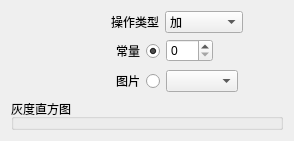
                  <widget class="QWidget" name="page_ImageOperation">
                   <layout class="QVBoxLayout" name="verticalLayout_21" stretch="0,0,0,9">
                    <item>
                     <layout class="QHBoxLayout" name="horizontalLayout_25">
                      <item>
                       <spacer name="horizontalSpacer_35">
                        <property name="orientation">
                         <enum>Qt::Horizontal</enum>
                        </property>
                        <property name="sizeType">
                         <enum>QSizePolicy::Fixed</enum>
                        </property>
                        <property name="sizeHint" stdset="0">
                         <size>
                          <width>100</width>
                          <height>20</height>
                         </size>
                        </property>
                       </spacer>
                      </item>
                      <item>
                       <widget class="QLabel" name="label_16">
                        <property name="layoutDirection">
                         <enum>Qt::RightToLeft</enum>
                        </property>
                        <property name="text">
                         <string>操作类型</string>
                        </property>
                        <property name="alignment">
                         <set>Qt::AlignRight|Qt::AlignTrailing|Qt::AlignVCenter</set>
                        </property>
                       </widget>
                      </item>
                      <item>
                       <widget class="QComboBox" name="operation_combox">
                        <item>
                         <property name="text">
                          <string>加</string>
                         </property>
                        </item>
                        <item>
                         <property name="text">
                          <string>减</string>
                         </property>
                        </item>
                        <item>
                         <property name="text">
                          <string>乘</string>
                         </property>
                        </item>
                        <item>
                         <property name="text">
                          <string>除</string>
                         </property>
                        </item>
                        <item>
                         <property name="text">
                          <string>与</string>
                         </property>
                        </item>
                        <item>
                         <property name="text">
                          <string>或</string>
                         </property>
                        </item>
                        <item>
                         <property name="text">
                          <string>与非</string>
                         </property>
                        </item>
                        <item>
                         <property name="text">
                          <string>或非</string>
                         </property>
                        </item>
                        <item>
                         <property name="text">
                          <string>绝对差值</string>
                         </property>
                        </item>
                        <item>
                         <property name="text">
                          <string>平均值</string>
                         </property>
                        </item>
                        <item>
                         <property name="text">
                          <string>最小值</string>
                         </property>
                        </item>
                        <item>
                         <property name="text">
                          <string>最大值</string>
                         </property>
                        </item>
                       </widget>
                      </item>
                      <item>
                       <spacer name="horizontalSpacer_36">
                        <property name="orientation">
                         <enum>Qt::Horizontal</enum>
                        </property>
                        <property name="sizeHint" stdset="0">
                         <size>
                          <width>40</width>
                          <height>20</height>
                         </size>
                        </property>
                       </spacer>
                      </item>
                     </layout>
                    </item>
                    <item>
                     <layout class="QHBoxLayout" name="horizontalLayout_26">
                      <item>
                       <spacer name="horizontalSpacer_37">
                        <property name="orientation">
                         <enum>Qt::Horizontal</enum>
                        </property>
                        <property name="sizeType">
                         <enum>QSizePolicy::Fixed</enum>
                        </property>
                        <property name="sizeHint" stdset="0">
                         <size>
                          <width>100</width>
                          <height>20</height>
                         </size>
                        </property>
                       </spacer>
                      </item>
                      <item>
                       <widget class="QRadioButton" name="operation_radioButton_number">
                        <property name="layoutDirection">
                         <enum>Qt::RightToLeft</enum>
                        </property>
                        <property name="text">
                         <string>常量</string>
                        </property>
                        <property name="checked">
                         <bool>true</bool>
                        </property>
                       </widget>
                      </item>
                      <item>
                       <widget class="QSpinBox" name="operation_spinBox">
                        <property name="minimum">
                         <number>0</number>
                        </property>
                        <property name="maximum">
                         <number>255</number>
                        </property>
                       </widget>
                      </item>
                      <item>
                       <spacer name="horizontalSpacer_38">
                        <property name="orientation">
                         <enum>Qt::Horizontal</enum>
                        </property>
                        <property name="sizeHint" stdset="0">
                         <size>
                          <width>40</width>
                          <height>20</height>
                         </size>
                        </property>
                       </spacer>
                      </item>
                     </layout>
                    </item>
                    <item>
                     <layout class="QHBoxLayout" name="horizontalLayout_27">
                      <item>
                       <spacer name="horizontalSpacer_39">
                        <property name="orientation">
                         <enum>Qt::Horizontal</enum>
                        </property>
                        <property name="sizeType">
                         <enum>QSizePolicy::Fixed</enum>
                        </property>
                        <property name="sizeHint" stdset="0">
                         <size>
                          <width>100</width>
                          <height>20</height>
                         </size>
                        </property>
                       </spacer>
                      </item>
                      <item>
                       <widget class="QRadioButton" name="operation_radioButton_image">
                        <property name="layoutDirection">
                         <enum>Qt::RightToLeft</enum>
                        </property>
                        <property name="text">
                         <string>图片</string>
                        </property>
                       </widget>
                      </item>
                      <item>
                       <widget class="QComboBox" name="operation_comboBox_image"/>
                      </item>
                      <item>
                       <spacer name="horizontalSpacer_40">
                        <property name="orientation">
                         <enum>Qt::Horizontal</enum>
                        </property>
                        <property name="sizeHint" stdset="0">
                         <size>
                          <width>40</width>
                          <height>20</height>
                         </size>
                        </property>
                       </spacer>
                      </item>
                     </layout>
                    </item>
                    <item>
                     <widget class="QGroupBox" name="groupBox_9">
                      <property name="title">
                       <string>灰度直方图</string>
                      </property>
                     </widget>
                    </item>
                   </layout>
                  </widget>
